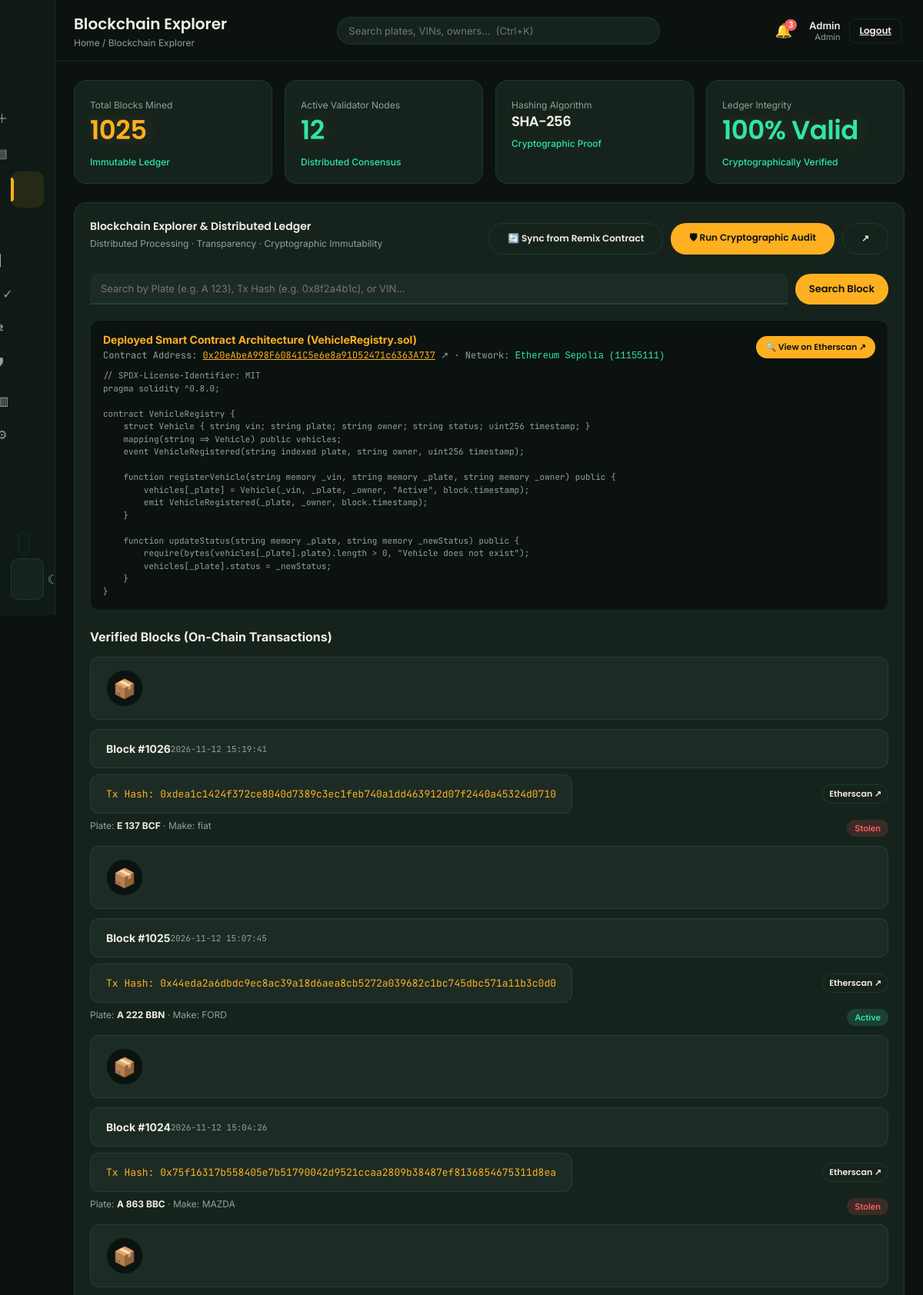
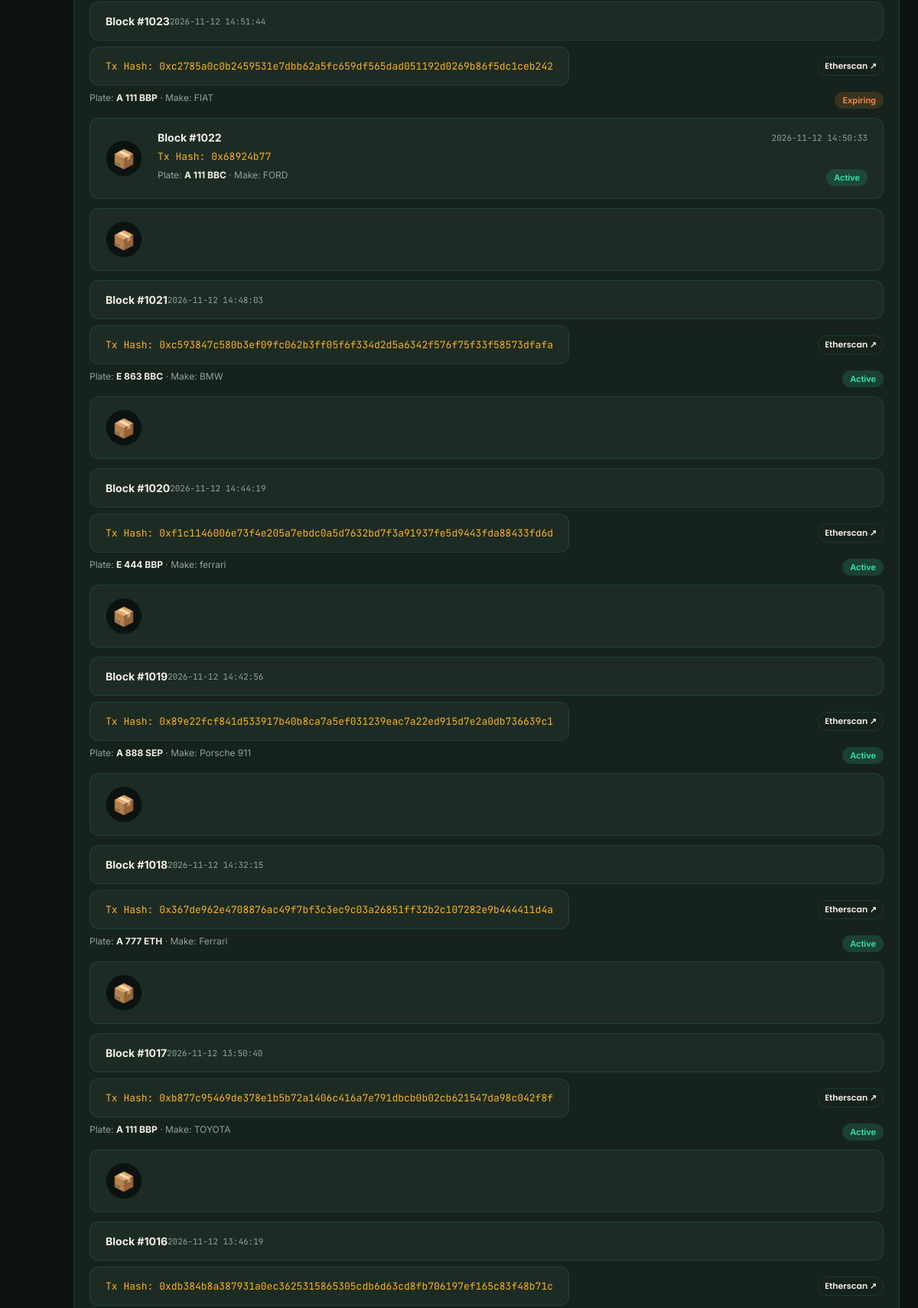
The app's page /blockchain (signed in, upper part) with its own data (2 pictures, top to bottom).
### tables this page shows
CREATE TABLE users (id INTEGER PRIMARY KEY, username TEXT UNIQUE, password TEXT, role TEXT);

CREATE TABLE vehicles (id INTEGER PRIMARY KEY, vin TEXT, plate TEXT, make TEXT, owner TEXT, status TEXT, tx_hash TEXT, created_at TIMESTAMP DEFAULT CURRENT_TIMESTAMP);

### app.py (the view)
@app.route("/blockchain")
@login_required
def blockchain():
    search_q = request.args.get('q', '').strip()
    conn = get_db()
    c = conn.cursor()
    if search_q:
        c.execute('SELECT id, plate, vin, make, owner, status, tx_hash, created_at FROM vehicles WHERE plate LIKE ? OR tx_hash LIKE ? OR vin LIKE ? ORDER BY id DESC LIMIT 50',
                  (f"%{search_q}%", f"%{search_q}%", f"%{search_q}%"))
    else:
        c.execute('SELECT id, plate, vin, make, owner, status, tx_hash, created_at FROM vehicles ORDER BY id DESC LIMIT 20')
    blocks = c.fetchall()
    c.execute('SELECT COUNT(*) FROM vehicles')
    total_mined = c.fetchone()[0]
    node_count = 12
    conn.close()
    return render_template("blockchain.html", active="blockchain", title="Blockchain Explorer", blocks=blocks, total_mined=total_mined, node_count=node_count, search_q=search_q)

### app.py (called while the page is built)
def get_db():
    conn = sqlite3.connect('app.db')
    conn.row_factory = sqlite3.Row
    return conn

@login_manager.user_loader
def load_user(user_id):
    conn = get_db()
    c = conn.cursor()
    c.execute('SELECT * FROM users WHERE id = ?', (user_id,))
    row = c.fetchone()
    conn.close()
    if row: return User(row['id'], row['username'], row['role'])
    return None

@app.context_processor
def inject_global_data():
    if current_user.is_authenticated:
        conn = get_db()
        c = conn.cursor()
        c.execute('SELECT plate, owner FROM vehicles ORDER BY id DESC LIMIT 3')
        recent_vehicles = c.fetchall()
        c.execute('SELECT * FROM security_permissions WHERE role = ?', (current_user.role,))
        perm_row = c.fetchone()
        user_perms = dict(perm_row) if perm_row else {}
        conn.close()
        return dict(current_user=current_user, recent_vehicles=recent_vehicles, user_perms=user_perms)
    return dict(current_user=current_user, recent_vehicles=[], user_perms={})

### templates/blockchain.html (shortened to what this page needs)
{% extends "base.html" %}
{% block content %}
<div class="stats-grid" style="grid-template-columns: repeat(4, 1fr); margin-bottom: 24px;">
  <div class="stat-card">
    <div class="stat-label">Total Blocks Mined</div>
    <div class="stat-value" style="color: var(--accent);">{{ total_mined }}</div>
    <div class="stat-trend up">Immutable Ledger</div>
  </div>
  <div class="stat-card">
    <div class="stat-label">Active Validator Nodes</div>
    <div class="stat-value" style="color: var(--accent-2);">{{ node_count }}</div>
    <div class="stat-trend up">Distributed Consensus</div>
  </div>
  <div class="stat-card">
    <div class="stat-label">Hashing Algorithm</div>
    <div class="stat-value mono" style="font-size:18px; color:var(--text);">SHA-256</div>
    <div class="stat-trend up">Cryptographic Proof</div>
  </div>
  <div class="stat-card">
    <div class="stat-label">Ledger Integrity</div>
    <div class="stat-value" id="ledgerIntegrityVal" style="color: var(--accent-2);">100% Valid</div>
    <div class="stat-trend up" id="ledgerStatusText">Cryptographically Verified</div>
  </div>
</div>
<div class="card" style="margin-bottom: 24px;">
  <div
    style="display:flex; justify-content:space-between; align-items:center; margin-bottom:20px; flex-wrap:wrap; gap:12px;">
    <div>
      <h2 class="card-title" style="margin:0;">Blockchain Explorer & Distributed Ledger</h2>
      <p class="muted" style="font-size:12px; margin-top:4px;">Distributed Processing · Transparency · Cryptographic
        Immutability</p>
    </div>
    <div style="display:flex; gap:10px; flex-wrap:wrap;">
      <button class="btn btn-secondary" onclick="syncRemix()" id="syncRemixBtn" style="font-size:12px;">
        🔄 Sync from Remix Contract
      </button>
      <button class="btn btn-primary" id="verifyLedgerBtn" onclick="runIntegrityAudit()" style="font-size:12px;">
        🛡 Run Cryptographic Audit
      </button>
      <a href="https://remix.ethereum.org" target="_blank" class="btn btn-secondary"
        style="font-size:12px; text-decoration:none;">↗</a>
    </div>
  </div>
  <form method="GET" action="/blockchain" style="display:flex; gap:10px; margin-bottom:20px;">
    <input type="text" name="q" value="{{ search_q or '' }}" class="form-input"
      placeholder="Search by Plate (e.g. A 123), Tx Hash (e.g. 0x8f2a4b1c), or VIN..."
      style="padding:10px 14px; font-size:13px; flex:1;">
    <button type="submit" class="btn btn-primary" style="padding:10px 18px; font-size:13px;">Search Block</button>
  </form>
  <div
    style="background: var(--bg); border: 1px solid var(--border); border-radius: 12px; padding: 16px; margin-bottom: 24px;">
    <div
      style="display:flex; justify-content:space-between; align-items:center; margin-bottom:10px; flex-wrap:wrap; gap:8px;">
      <div>
        <h3 style="font-size:14px; color:var(--accent); margin:0;">Deployed Smart Contract Architecture
          (VehicleRegistry.sol)</h3>
        <p class="muted mono" style="font-size:12px; margin:4px 0 0 0;">
          Contract Address: <a href="https://sepolia.etherscan.io/address/0x20eAbeA998F60841C5e6e8a91D52471c6363A737"
            target="_blank"
            style="color:var(--accent); text-decoration:underline;">0x20eAbeA998F60841C5e6e8a91D52471c6363A737</a> ↗ ·
          Network: <code style="color:var(--accent-2);">Ethereum Sepolia (11155111)</code>
        </p>
      </div>
      <div style="display:flex; gap:8px;">
        <a href="https://sepolia.etherscan.io/address/0x20eAbeA998F60841C5e6e8a91D52471c6363A737" target="_blank"
          class="btn btn-primary" style="font-size:11px; padding:6px 12px; text-decoration:none;">🔍 View on Etherscan
          ↗</a>
      </div>
    </div>
    <pre class="mono" style="font-size: 11px; color: var(--muted); overflow-x: auto; margin:0; line-height:1.5;">
// SPDX-License-Identifier: MIT
pragma solidity ^0.8.0;
contract VehicleRegistry {
    struct Vehicle { string vin; string plate; string owner; string status; uint256 timestamp; }
    mapping(string => Vehicle) public vehicles;
    event VehicleRegistered(string indexed plate, string owner, uint256 timestamp);
    function registerVehicle(string memory _vin, string memory _plate, string memory _owner) public {
        vehicles[_plate] = Vehicle(_vin, _plate, _owner, "Active", block.timestamp);
        emit VehicleRegistered(_plate, _owner, block.timestamp);
    }
    function updateStatus(string memory _plate, string memory _newStatus) public {
        require(bytes(vehicles[_plate].plate).length > 0, "Vehicle does not exist");
        vehicles[_plate].status = _newStatus;
    }
}</pre>
  </div>
  <h3 style="font-size: 16px; margin-bottom: 16px;">Verified Blocks (On-Chain Transactions)</h3>
  <div class="blockchain-list">
    {% for b in blocks %}
    <a href="/block/{{ b.id }}" class="block-card"
      style="text-decoration: none; color: inherit; display: flex; cursor: pointer;">
      <div class="block-icon">📦</div>
      <div class="block-details">
        <div style="display:flex; justify-content:space-between; align-items:center;">
          <strong>Block #{{ b.id }}</strong>
          <span class="muted mono" style="font-size:11px;">{{ b.created_at }}</span>
        </div>
        <div
          style="display:flex; justify-content:space-between; align-items:center; margin: 8px 0; flex-wrap:wrap; gap:4px;">
          <p class="mono" style="color: var(--accent); font-size: 13px; margin: 0; word-break: break-all;">Tx Hash: {{
            b.tx_hash }}</p>
          {% if b.tx_hash and b.tx_hash|length == 66 %}
          <a href="https://sepolia.etherscan.io/tx/{{ b.tx_hash }}" target="_blank" onclick="event.stopPropagation();"
            class="btn btn-secondary"
            style="font-size:11px; padding:3px 8px; text-decoration:none; white-space:nowrap;">Etherscan ↗</a>
          {% endif %}
        </div>
        <div style="display:flex; justify-content:space-between; font-size: 12px;">
          <span class="muted">Plate: <strong style="color:var(--text)">{{ b.plate }}</strong> · Make: {{ b.make
            }}</span>
          <span class="badge-status {{ b.status|lower }}">{{ b.status }}</span>
        </div>
      </div>
    </a>
    {% else %}
    <p class="muted">No blocks match the search query.</p>
    {% endfor %}
  </div>
</div>
{% endblock %}

### templates/base.html (shortened to what this page needs)
<!DOCTYPE html>
<html lang="en" data-theme="dark">
<head>
  <link rel="stylesheet" href="{{ url_for('static', filename='css/style.css') }}" />
</head>
<body>
  <div class="app-shell">
    <aside class="sidebar" id="sidebar">
      <div class="logo">
      </div>
      <nav class="nav">
        <a href="/" class="nav-item {% if active == 'dashboard' %}active{% endif %}"><span class="nav-label">Dashboard</span></a>
        {% if current_user.role == 'Admin' or (user_perms and user_perms.get('can_register')) %}
        <a href="/register" class="nav-item {% if active == 'register' %}active{% endif %}"><span
            class="nav-icon">＋</span><span class="nav-label">Register</span></a>
        {% endif %}
        <a href="/registry" class="nav-item {% if active == 'registry' %}active{% endif %}"><span
            class="nav-icon">▤</span><span class="nav-label">Registry</span></a>
        <a href="/blockchain" class="nav-item {% if active == 'blockchain' %}active{% endif %}"><span class="nav-label">Blockchain</span></a>
        <a href="/ai-dashboard" class="nav-item {% if active == 'ai_dashboard' %}active{% endif %}"><span class="nav-label">AI Analytics</span></a>
        <a href="/spreadsheet" class="nav-item {% if active == 'spreadsheet' %}active{% endif %}"><span class="nav-label">Data Specs</span></a>
        <a href="/verify" class="nav-item {% if active == 'verify' %}active{% endif %}"><span
            class="nav-icon">✓</span><span class="nav-label">Verify</span></a>
        {% if current_user.role == 'Admin' or (user_perms and user_perms.get('can_transfer')) %}
        <a href="/transfers" class="nav-item {% if active == 'transfers' %}active{% endif %}"><span
            class="nav-icon">⇄</span><span class="nav-label">Transfers</span></a>
        {% endif %}
        {% if current_user.role == 'Admin' or (user_perms and user_perms.get('can_audit')) %}
        <a href="/audit" class="nav-item {% if active == 'audit' %}active{% endif %}"><span
            class="nav-icon">🛡</span><span class="nav-label">Audit Log</span></a>
        {% endif %}
        <a href="/reports" class="nav-item {% if active == 'reports' %}active{% endif %}"><span
            class="nav-icon">▥</span><span class="nav-label">Reports</span></a>
        {% if current_user.role == 'Admin' %}
        <a href="/settings" class="nav-item {% if active == 'settings' %}active{% endif %}"><span
            class="nav-icon">⚙</span><span class="nav-label">Settings</span></a>
        {% endif %}
      </nav>
      <div style="margin-bottom: 10px; padding: 0 10px;">
        <a href="https://remix.ethereum.org" target="_blank" class="btn btn-secondary"
          style="width:100%; font-size:11px; padding:6px;"></a>
      </div>
      <div class="wallet-chip">
        <button class="theme-toggle" id="themeToggle" title="Toggle theme">☾</button>
      </div>
    </aside>
    <div class="main">
      <header class="topbar">
        <div class="topbar-left">
          <div>
            <h1 class="page-title">{{ title }}</h1>
            <div class="breadcrumb">Home / {{ title }}</div>
          </div>
        </div>
        <div class="topbar-center">
          <input type="search" class="search-box" placeholder="Search plates, VINs, owners…  (Ctrl+K)" />
        </div>
        <div class="topbar-right">
          <div class="notification-wrapper">
            <button class="bell" id="bellBtn" title="Notifications">
              <span>🔔</span><span class="badge" id="notifBadge">{{ recent_vehicles|length }}</span>
            </button>
          </div>
          <div class="user-profile" style="display:flex; align-items:center; gap:12px;">
            <div style="display:flex; flex-direction:column; text-align:right;">
              <span style="font-size:13px; font-weight:600; color:var(--text);">{{ current_user.username|capitalize
                }}</span>
              <span style="font-size:11px; color:var(--muted);">{{ current_user.role }}</span>
            </div>
            <a href="/logout" class="btn btn-secondary"
              style="padding: 6px 12px; font-size:12px; border-radius: 8px;">Logout</a>
          </div>
        </div>
      </header>
      <main class="content">{% block content %}{% endblock %}</main>
    </div>
  </div>
</body>
</html>

### records on screen
users: username "Admin", role "Admin"
vehicles: id "1026", created_at "2026-11-12 15:19:41", tx_hash "0xdea1c1424f372ce8040d7389c3ec1feb740a1dd463912d07f2440a45324d0710", plate "E 137 BCF", make "fiat", status "Stolen"
vehicles: id "1025", created_at "2026-11-12 15:07:45", tx_hash "0x44eda2a6dbdc9ec8ac39a18d6aea8cb5272a039682c1bc745dbc571a11b3c0d0", plate "A 222 BBN", make "FORD", status "Active"
vehicles: id "1024", created_at "2026-11-12 15:04:26", tx_hash "0x75f16317b558405e7b51790042d9521ccaa2809b38487ef8136854675311d8ea", plate "A 863 BBC", make "MAZDA", status "Stolen"
vehicles: id "1023", created_at "2026-11-12 14:51:44", tx_hash "0xc2785a0c0b2459531e7dbb62a5fc659df565dad051192d0269b86f5dc1ceb242", plate "A 111 BBP", make "FIAT", status "Expiring"
vehicles: id "1022", created_at "2026-11-12 14:50:33", tx_hash "0x68924b77", plate "A 111 BBC", make "FORD", status "Active"
vehicles: id "1021", created_at "2026-11-12 14:48:03", tx_hash "0xc593847c580b3ef09fc062b3ff05f6f334d2d5a6342f576f75f33f58573dfafa", plate "E 863 BBC", make "BMW", status "Active"
vehicles: id "1020", created_at "2026-11-12 14:44:19", tx_hash "0xf1c1146006e73f4e205a7ebdc0a5d7632bd7f3a91937fe5d9443fda88433fd6d", plate "E 444 BBP", make "ferrari", status "Active"
vehicles: id "1019", created_at "2026-11-12 14:42:56", tx_hash "0x89e22fcf841d533917b40b8ca7a5ef031239eac7a22ed915d7e2a0db736639c1", plate "A 888 SEP", make "Porsche 911", status "Active"
vehicles: id "1018", created_at "2026-11-12 14:32:15", tx_hash "0x367de962e4708876ac49f7bf3c3ec9c03a26851ff32b2c107282e9b444411d4a", plate "A 777 ETH", make "Ferrari", status "Active"
vehicles: id "1017", created_at "2026-11-12 13:50:40", tx_hash "0xb877c95469de378e1b5b72a1406c416a7e791dbcb0b02cb621547da98c042f8f", plate "A 111 BBP", make "TOYOTA", status "Active"
vehicles: id "1016", created_at "2026-11-12 13:46:19", tx_hash "0xdb384b8a387931a0ec3625315865305cdb6d63cd8fb706197ef165c83f48b71c"

### other values on screen
{{ title }} "Blockchain Explorer"
{{ recent_vehicles|length }} "3"
{{ total_mined }} "1025"
{{ node_count }} "12"
